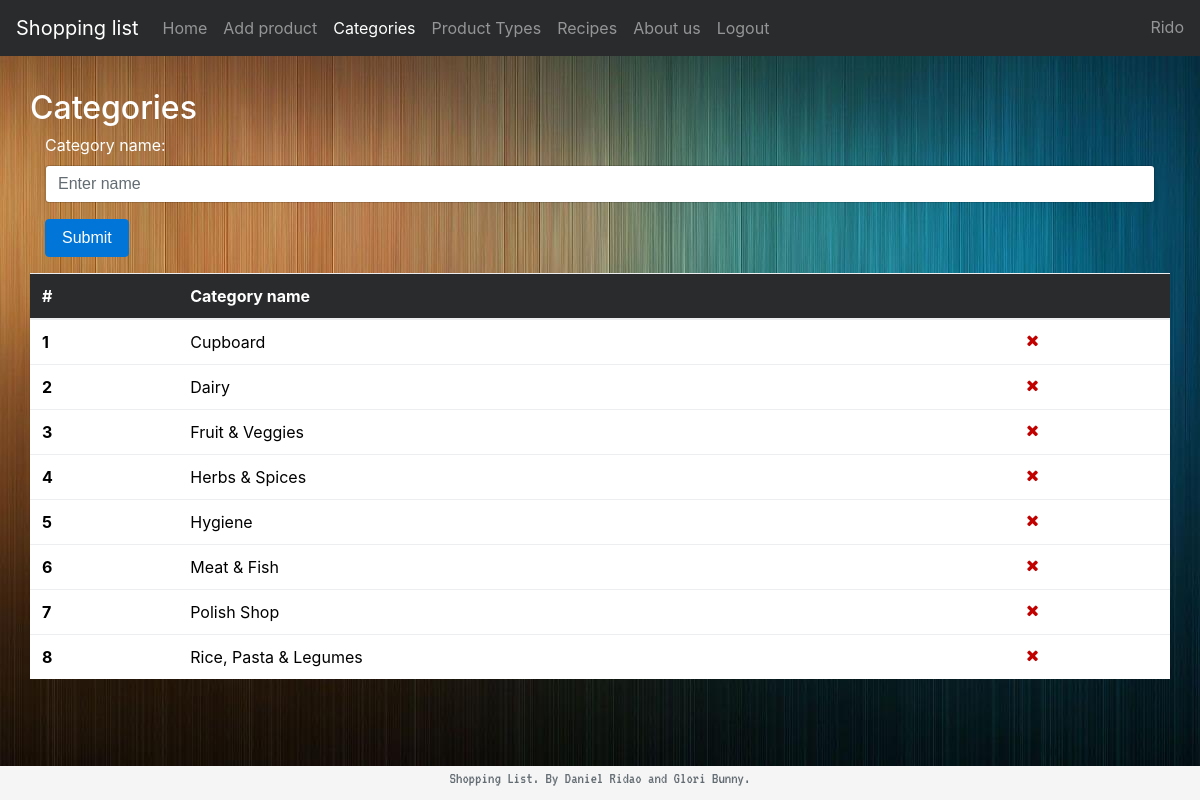
Page /shoppinglist/categories/ (signed in) on the committed database.
### shoppinglist/models.py (models this page shows, shortened)
class Category(models.Model):
	name = models.CharField(max_length=MODEL_CATEGORY_NAME_LENGTH, unique=True)
	class Meta():
		ordering = ["name"]

### shoppinglist/views.py (the view)
@login_required(login_url=LOGIN_URL)
def adminCategory(request):
	if request.method == "POST":
		form = CategoryForm(request.POST)
		if form.is_valid():
			category = form.save(commit=False)
			category.save()
			return redirect('shoppinglist:adminCategory')
	else:
		form = CategoryForm()
	categories = Category.objects.all().order_by('name')
	return render(request, 'shoppinglist/adminCategory.html', {"form": form, "categories": categories})

### shoppinglist/forms.py
class CategoryForm(forms.ModelForm):
	def __init__(self, *args, **kwargs):
		super(CategoryForm, self).__init__(*args, **kwargs)
		self.fields['name'].label = "Category name"
	class Meta:
		model = Category
		fields = ('name',)
		widgets = {
			'name': forms.TextInput(attrs={'class': 'form-control', 'placeholder': 'Enter name', 'min': 3, 'max': MODEL_CATEGORY_NAME_LENGTH})
		}

### shoppinglist/templates/shoppinglist/adminCategory.html (shortened to what this page needs)
{% extends "shoppinglist/main_template.html" %}
{% block adminCategory %}
<li class="nav-item active">
	<a class="nav-link" href="{% url 'shoppinglist:adminCategory' %}">Categories <span class="sr-only">(current)</span></a>
</li>
{% endblock %}
{% block content %}
<div class="row">
	<h2>Categories</h2>
</div>
<form method="POST">{% csrf_token %}
	<div class="form-group">
		{{ form.name.label_tag }}
		{{ form.name }}
	</div>
	<button type="submit" class="btn btn-primary">Submit</button>
</form>
<div class="row">
	<table class="table" style="background-color: white; color: black">
	  <thead class="thead-inverse">
	    <tr>
	      <th>#</th>
	      <th>Category name</th>
	      <th></th>
	    </tr>
	  </thead>
	  <tbody>
	{% for category in categories %}
	    <tr>
	      <th scope="row">{{ forloop.counter }}</th>
	      <td>{{ category.name }}</td>
	      <td><a href="{% url 'shoppinglist:removeCategory' categoryId=category.id %}"><i class="fa fa-times cancel-color" aria-hidden="true"></i></a></td>
	    </tr>
	{% endfor %}
	  </tbody>
	</table>
</div>
{% endblock %}

### shoppinglist/templates/shoppinglist/main_template.html (shortened to what this page needs)
<html>
   {% load static %}
   <link rel="stylesheet" type="text/css" href="{% static 'shoppinglist/bootstrap/css/bootstrap.min.css' %}" />
   <link rel="stylesheet" href="{% static 'shoppinglist/font-awesome/css/font-awesome.min.css' %}">
   <link rel="stylesheet" type="text/css" href="{% static 'shoppinglist/custom.css' %}" />
   <head>
   </head>
   <body>
      <nav class="navbar navbar-toggleable-md navbar-inverse bg-inverse mb-4">
         <a class="navbar-brand" href="#">Shopping list</a>
         <div class="collapse navbar-collapse" id="navbarCollapse">
            <ul class="navbar-nav mr-auto">
               {% block index %}
               <li class="nav-item">
                  <a class="nav-link" href="{% url 'shoppinglist:index' %}">Home</a>
               </li>
               {% endblock %}
               {% block add %}
               <li class="nav-item">
                  <a class="nav-link" href="{% url 'shoppinglist:addProduct' %}">Add product</a>
               </li>
               {% endblock %}
               {% block adminCategory %}{% endblock %}
               {% block adminProductType %}
               <li class="nav-item">
                  <a class="nav-link" href="{% url 'shoppinglist:adminProductType' %}">Product Types</a>
               </li>
               {% endblock %}
               {% block recipes %}
               <li class="nav-item">
                  <a class="nav-link" href="{% url 'shoppinglist:recipes' %}">Recipes</a>
               </li>
               {% endblock %}
               {% block about %}
               <li class="nav-item">
                  <a class="nav-link" href="{% url 'shoppinglist:aboutUs' %}">About us</a>
               </li>
               {% endblock %}
               <li class="nav-item">
                  <a class="nav-link" href="{% url 'shoppinglist:logout' %}">Logout</a>
               </li>
            </ul>
            <span class="navbar-text">
               {{ user.username|title }}
            </span>
         </div>
      </nav>
      <div id="main-container" class="container">
      {% block content %}{% endblock %}
      </div>
      <div id="footer-separator">
      </div>
      <footer class="row">
         <span id="footer-inner" class="text-muted font-console font-sm">Shopping List. By Daniel Ridao and Glori Bunny.</span>
      </footer>
   </body>
</html>

### shoppinglist/static/shoppinglist/custom.css (style rules this page uses)
body { background: white url("images/background.jpg") right bottom; background-repeat: repeat-y; background-attachment: fixed; color: white; }
footer { position: fixed; margin: 0px !important; bottom: 0; width: 100%; height: 34px; background-color: #f5f5f5; }
#footer-separator { height: 90px; }
#main-container { padding-top: 10px; }
#footer-inner { text-align: center; width: 100%; }
.cancel-color { color: #C10000; }
.font-console { font-family: 'VT323'; }

### rows in the picture
Category: name "Cupboard"
Category: name "Dairy"
Category: name "Fruit & Veggies"
Category: name "Herbs & Spices"
Category: name "Hygiene"
Category: name "Meat & Fish"
Category: name "Polish Shop"
Category: name "Rice, Pasta & Legumes"

### other values in the picture
{{ user.username|title }} "Rido"
